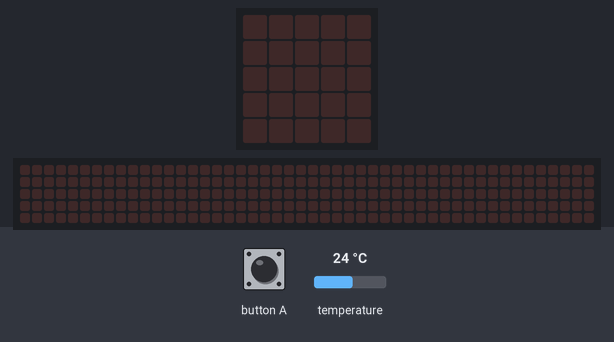
This program was run on a simulated BBC micro:bit (MakeCode). Shown: the board's 5×5 LED display, a strip that is not on the board, showing the scrolling text unrolled. The test bench sets the inputs (shaded band); at power-on: temperature 24 °C. The 48×5 strip is a reading aid, not a part: it shows the text the display is scrolling, unrolled, one strip-width of it at a time.

Above: at 1.2 s.
1.3 s: button A pressed for 0.15 s
At 2.0 s:
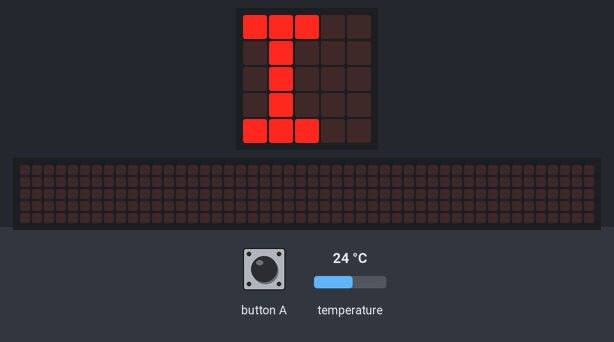
At 2.42 s:
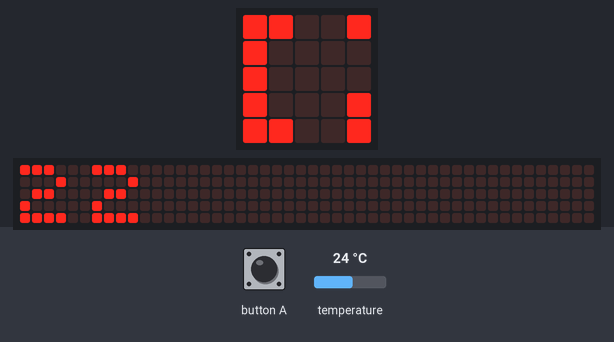
4.3 s: button A pressed for 0.15 s
At 5.72 s:
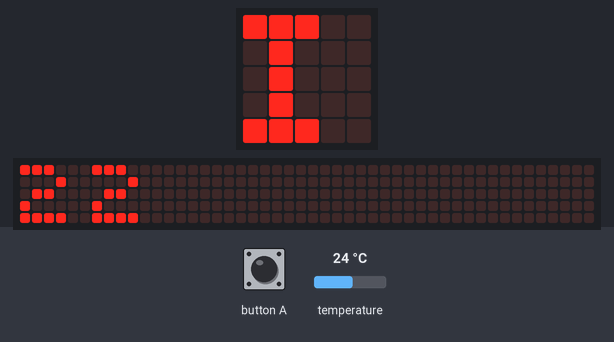
Timing chart, 0 to 7.3 s (numbered marks = the images above; inputs shaded):
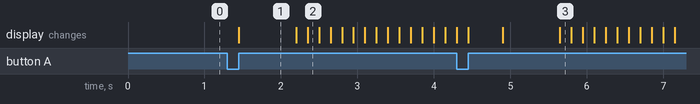

The program:

main.ts
```typescript
radio.onReceivedNumber(function (receivedNumber) {
    if (input.buttonIsPressed(Button.B)) {
        basic.showString("E")
        basic.showNumber(receivedNumber)
    }
})
input.onButtonPressed(Button.A, function () {
    basic.showString("I")
    basic.showNumber(Tenplnt)
})
let Tenplnt = 0
radio.setGroup(3)
basic.forever(function () {
    Tenplnt = input.temperature()
    Tenplnt = Tenplnt - 2
})
```

test.ts
```typescript
// aquí va el archivo "tests"; esto no se compilará cuando este paquete se utilice como una extensión.
```

Measured:
- after the input at 1.3 s, the display: changes after 0.15 s (image 1)
- after the input at 4.3 s, the display: first differs from a run without the input after 0.60 s (image 3 shows a later state)
- what the display in image 1 shows lasts 0.7 s, from 1.5 s to 2.2 s
